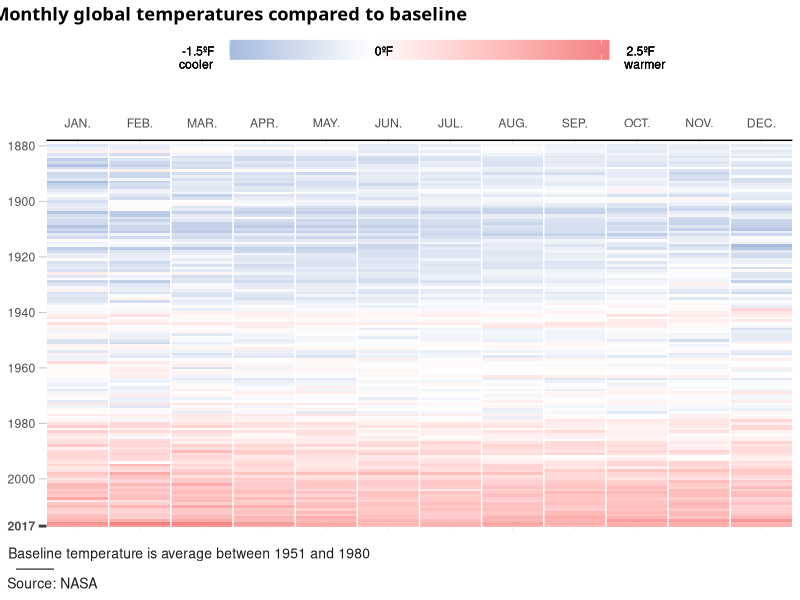

Generate this figure with R:
## ---- chunk 1
suppressMessages(library(ggplot2))
suppressMessages(library(purrr))
suppressMessages(library(dplyr))
suppressMessages(library(tidyr))
suppressMessages(library(cowplot))
## ---- chunk 2
months = c("JAN.", "FEB.",	"MAR.",	"APR.",	"MAY.",	"JUN.",	"JUL.",	"AUG.",	"SEP.",	"OCT.",	"NOV.",	"DEC.")

data <- read.csv("GLB.Ts+dSST.csv", skip = 1) %>% 
  gather(Month, Diff, 2:13) %>%
  mutate(Month = paste(toupper(Month), ".", sep=""))

data$Month <- factor(data$Month, levels=months)

data
## ---- chunk 3
ggplot(data, aes(Month, Year, fill = Diff)) + 
  geom_tile() +
  ggtitle("Monthly global temperatures compared to baseline") +
  geom_vline(xintercept = seq(1.5, 11.5, 1), color = "white") + 
  geom_hline(yintercept = 1878, colour = "black") +
  theme_light() +
  theme(
    panel.border = element_blank(),
    legend.position = "top",
    legend.spacing.x = unit(-1.2,"cm"),
    legend.text = element_text(vjust = 8),
    axis.title = element_blank(),
    axis.text.y = element_text(face = c(rep("plain", 7), "bold")),
    axis.text.x = element_text(margin = margin(10,10,10,10)),
    axis.ticks.y = element_line(size = c(rep(0.3, 7), 1), colour = c(rep("gray", 7), "gray25")),
    axis.ticks.x = element_blank(),
    axis.ticks.length = unit(0.2, "cm"),
    plot.title = element_text("Monthly global temperatures compared to baseline", face = "bold", hjust = -0.2),
    plot.caption=element_text(size=10, hjust=-0.1, margin=margin(13,0,0,0), colour = "gray10")
  ) +
  scale_y_reverse(expand=c(0.005, 0), breaks = c(pretty(data$Year, n=7), 2017)) +
  scale_x_discrete(expand = c(0,0), position = "top") +
  scale_fill_gradient2(
    low = "#6590C7",
    high = "#F38284",
    labels = c("-1.5ºF\ncooler", " 0ºF\n", "  2.5ºF\nwarmer"),
    breaks = c(-0.8, 0, 1.3),
    guide = guide_colourbar(direction = "horizontal", title = NULL, ticks = FALSE, barwidth = 19, barheight = 1, label.hjust = c(1.5, 0, -0.55))) +
  labs(caption="Baseline temperature is average between 1951 and 1980\n         ⸻\n      Source: NASA")

